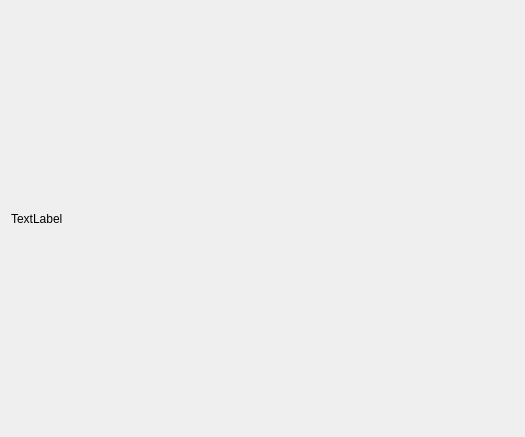
<?xml version="1.0" encoding="UTF-8"?>
<ui version="4.0">
 <class>zodiac_desc</class>
 <widget class="QDialog" name="zodiac_desc">
  <property name="geometry">
   <rect>
    <x>0</x>
    <y>0</y>
    <width>525</width>
    <height>437</height>
   </rect>
  </property>
  <property name="windowTitle">
   <string>Dialog</string>
  </property>
  <layout class="QHBoxLayout" name="horizontalLayout">
   <item>
    <widget class="QLabel" name="description">
     <property name="text">
      <string>TextLabel</string>
     </property>
    </widget>
   </item>
  </layout>
 </widget>
 <resources/>
 <connections/>
</ui>
